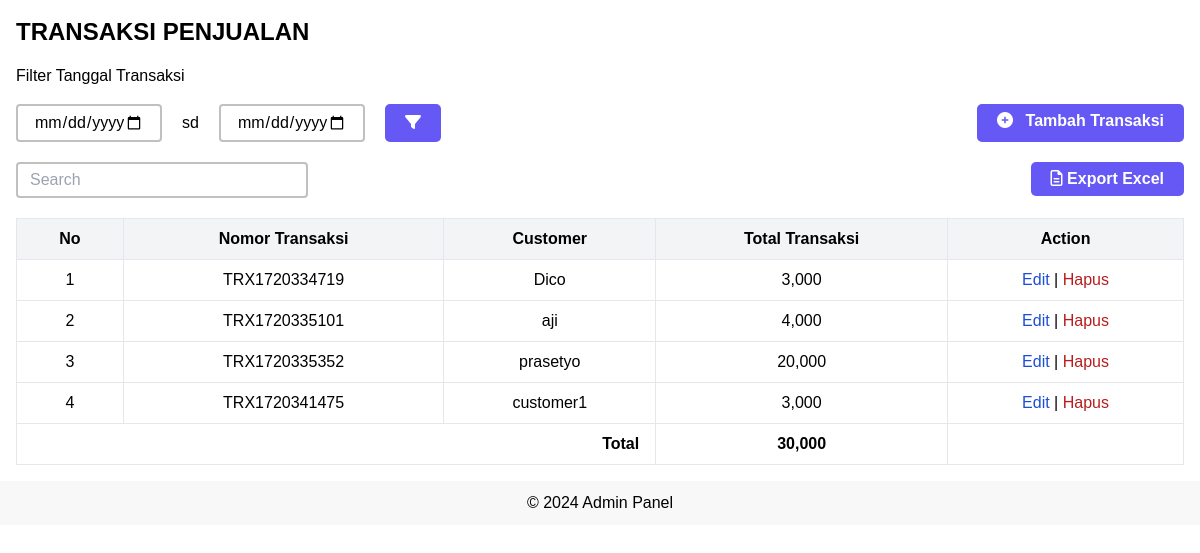
The page / on the database its author committed.
### tables this page shows
CREATE TABLE `transaksi_h` (
  `id` int(11) NOT NULL,
  `id_customer` int(11) DEFAULT NULL,
  `nomor_transaksi` varchar(50) DEFAULT NULL,
  `tanggal_transaksi` date DEFAULT NULL,
  `total_transaksi` int(11) DEFAULT NULL
);

CREATE TABLE `ms_counter` (
  `id` int(11) NOT NULL,
  `nama` varchar(100) DEFAULT NULL,
  `alamat` text DEFAULT NULL,
  `phone` varchar(15) DEFAULT NULL
);

### index.php (the view, shortened to what this page needs)
<?php
$conn = connect_db();
$sql = "SELECT th.id, th.nomor_transaksi, th.tanggal_transaksi, th.total_transaksi, mc.nama AS customer_name
        FROM transaksi_h th
        LEFT JOIN ms_counter mc ON th.id_customer = mc.id";
$result = $conn->query($sql);
$transaksi = [];
$total_transaksi_sum = 0;
if ($result->num_rows > 0) {
    while ($row = $result->fetch_assoc()) {
        $transaksi[] = $row;
        $total_transaksi_sum += $row['total_transaksi'];
    }
}
?>
<?php include 'views/header.php'; ?>
<h2 class="text-2xl mb-4 uppercase font-bold">Transaksi Penjualan</h2>
<p>Filter Tanggal Transaksi</p>
<div class="grid sm:grid-cols-2 grid-cols-1 mt-4">
    <div class="flex space-x-5">
        <input type="date" class="py-1 px-4 rounded" placeholder="Datepicker">
        <p class="h_fit my-auto">sd</p>
        <input type="date" class="rounded w-full py-1 border px-4" placeholder="Datepicker">
        <button class="btn-purple"><i class="fa-solid fa-filter"></i></button>
    </div>
    <div class="flex justify-end">
        <a href="transaksi.php?action=create" class="btn-purple"><i class="fa-solid fa-circle-plus mr-2"></i> Tambah Transaksi</a>
    </div>
</div>
<div class="flex justify-between mt-5">
    <input type="text" name="search" class="w-70 py-1 px-3 border rounded" placeholder="Search">
    <form action="export.php" method="post" class="">
        <button type="submit" name="export_excel" class="btn-purple"><i class="fa-regular fa-file-lines"></i> Export Excel</button>
    </form>
</div>
<table class="table-auto w-full mt-5 border-collapse border border-gray-200">
    <thead>
        <tr class="bg-gray-100">
            <th class="border px-4 py-2">No</th>
            <th class="border px-4 py-2">Nomor Transaksi</th>
            <th class="border px-4 py-2">Customer</th>
            <th class="border px-4 py-2">Total Transaksi</th>
            <th class="border px-4 py-2">Action</th>
        </tr>
    </thead>
    <tbody>
        <?php if (count($transaksi) > 0) : ?>
            <?php foreach ($transaksi as $index => $row) : ?>
                <tr class="bg-white border-b text-center">
                    <td class="border px-4 py-2"><?= $index + 1 ?></td>
                    <td class="border px-4 py-2"><?= $row['nomor_transaksi'] ?></td>
                    <td class="border px-4 py-2"><?= $row['customer_name'] ?></td>
                    <td class="border px-4 py-2"><?= number_format($row['total_transaksi'], 0) ?></td>
                    <td class="border px-4 py-2"><a href="" class="text-blue-700">Edit</a> | <a href="" class="text-red-700">Hapus</a></td>
                </tr>
            <?php endforeach; ?>
        <?php else : ?>
            <tr class="bg-white border-b">
                <td colspan="5" class="border px-4 py-2 text-center">Tidak ada data transaksi.</td>
            </tr>
        <?php endif; ?>
    </tbody>
    <tfoot>
        <tr>
            <td colspan="3" class="border px-4 py-2 text-right font-bold">Total</td>
            <td class="border px-4 py-2 text-center font-bold"><?= number_format($total_transaksi_sum, 0) ?></td>
            <td class="border"></td>
        </tr>
    </tfoot>
</table>
<?php include 'views/footer.php'; ?>

### views/header.php (shortened to what this page needs)
<!DOCTYPE html>
<html>
<head>
    <link href="https://cdn.jsdelivr.net/npm/tailwindcss@2.2.19/dist/tailwind.min.css" rel="stylesheet">
    <link rel="stylesheet" href="./../css/style.css">
    <link rel="stylesheet" href="path/to/font-awesome/css/font-awesome.min.css">
    <link rel="stylesheet" href="https://cdnjs.cloudflare.com/ajax/libs/font-awesome/6.5.2/css/all.min.css" />
</head>
<body>
    <main class="p-4 max-w-7xl mx-auto">

### views/footer.php
</main>
<footer>
    <p>&copy; 2024 Admin Panel</p>
</footer>
</body>
</html>

### css/style.css (style rules this page uses)
body { font-family: Arial, sans-serif; }
main { padding: 10px; }
footer { background: #f8f8f8; padding: 10px; text-align: center; }
input, select { border: 2px solid rgb(192, 192, 192) !important; padding: 2px 5px; width: 25% !important; border-radius: 5px; }
.h_fit { height: fit-content; }
.btn-purple { background-color: #6558f5; color: white; font-weight: bold; border-radius: 5px; padding: 5px 20px; cursor: pointer; }

### rows shown on the page
transaksi_h: nomor_transaksi "TRX1720334719", ms_counter.nama "Dico", total_transaksi "3,000"
transaksi_h: nomor_transaksi "TRX1720335101", ms_counter.nama "aji", total_transaksi "4,000"
transaksi_h: nomor_transaksi "TRX1720335352", ms_counter.nama "prasetyo", total_transaksi "20,000"
transaksi_h: nomor_transaksi "TRX1720341475", ms_counter.nama "customer1", total_transaksi "3,000"

### other values the page prints
$total_transaksi_sum "30,000"
